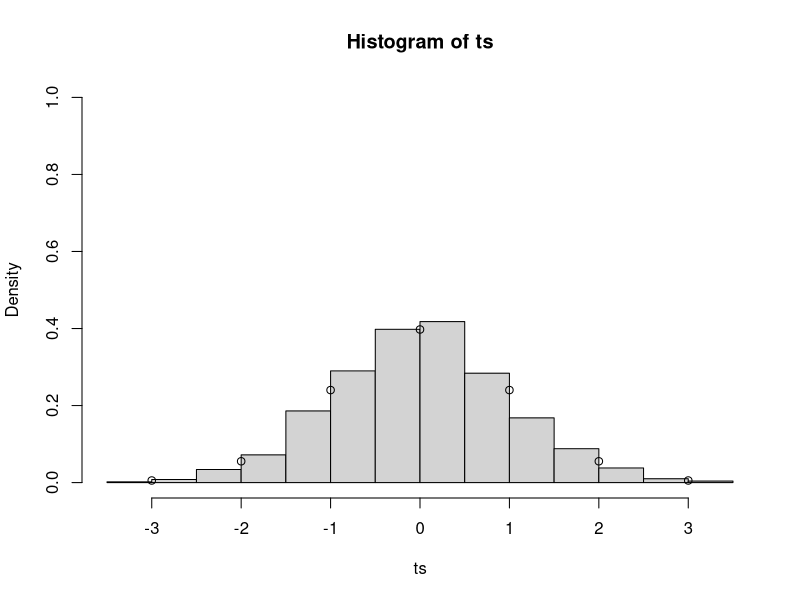

Here is the R script that generated this plot:

#This verifies that the null distribution of beta follows a t-distribution with n-2 DoF

#Verify that B0 is distributed according to t-distribution with n-2 degrees of freedom
beta_0 = c()
ts = c()
n = 70
for(i in 1:1000)
{
  #This works regardless of the distribution of the independent/dependent variables
  #data = data.frame(cbind(rbeta(n,9,3),rnorm(n)))
  data = data.frame(cbind(runif(n,0,5),rbeta(n,9,3)))
  
  colnames(data) = c("X","Y")
  
  mdl = lm(Y ~ X,data=data)
  
  #Save slope
  beta_0 = c(beta_0,mdl$coefficients[2])
  
  #Computing standard error
  curr = sum((predict(mdl,data)-data$Y)^2)
  
  curr = curr / (n-2)
  
  denom = sum((data$X - mean(data$X))^2)
  
  se_curr = sqrt(curr / denom)
  
  #Compute t-statistic
  t_stat = mdl$coefficients[2] / se_curr
  
  ts = c(ts,t_stat)
}

#The observed t-statistics match the theoretical t-distribution with n-2 DoF
hist(ts,freq=F,ylim=c(0,1))
inds = seq(-40,40,1)
points(inds,dt(inds,n-2))

